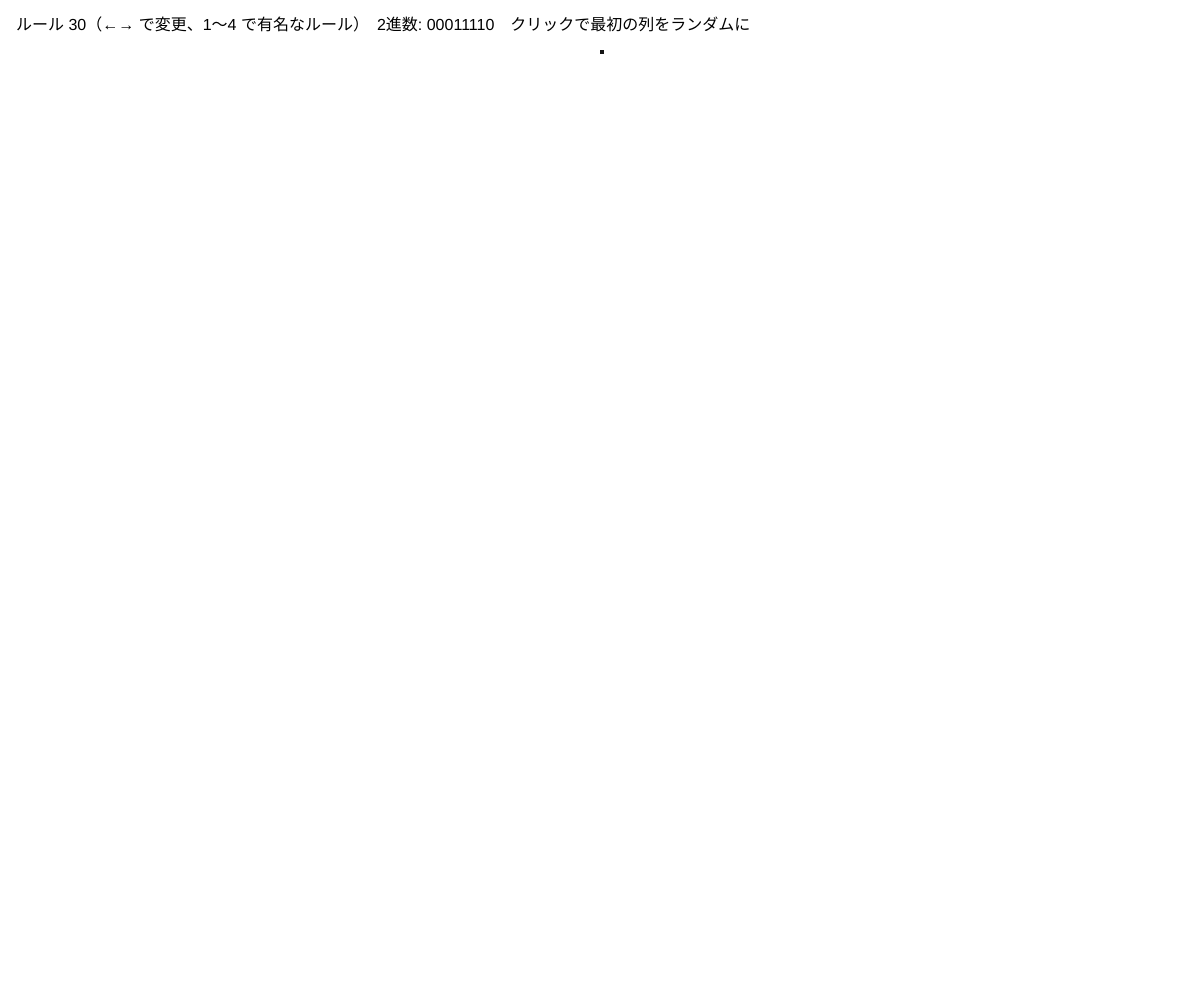
Frame 1 (no input)
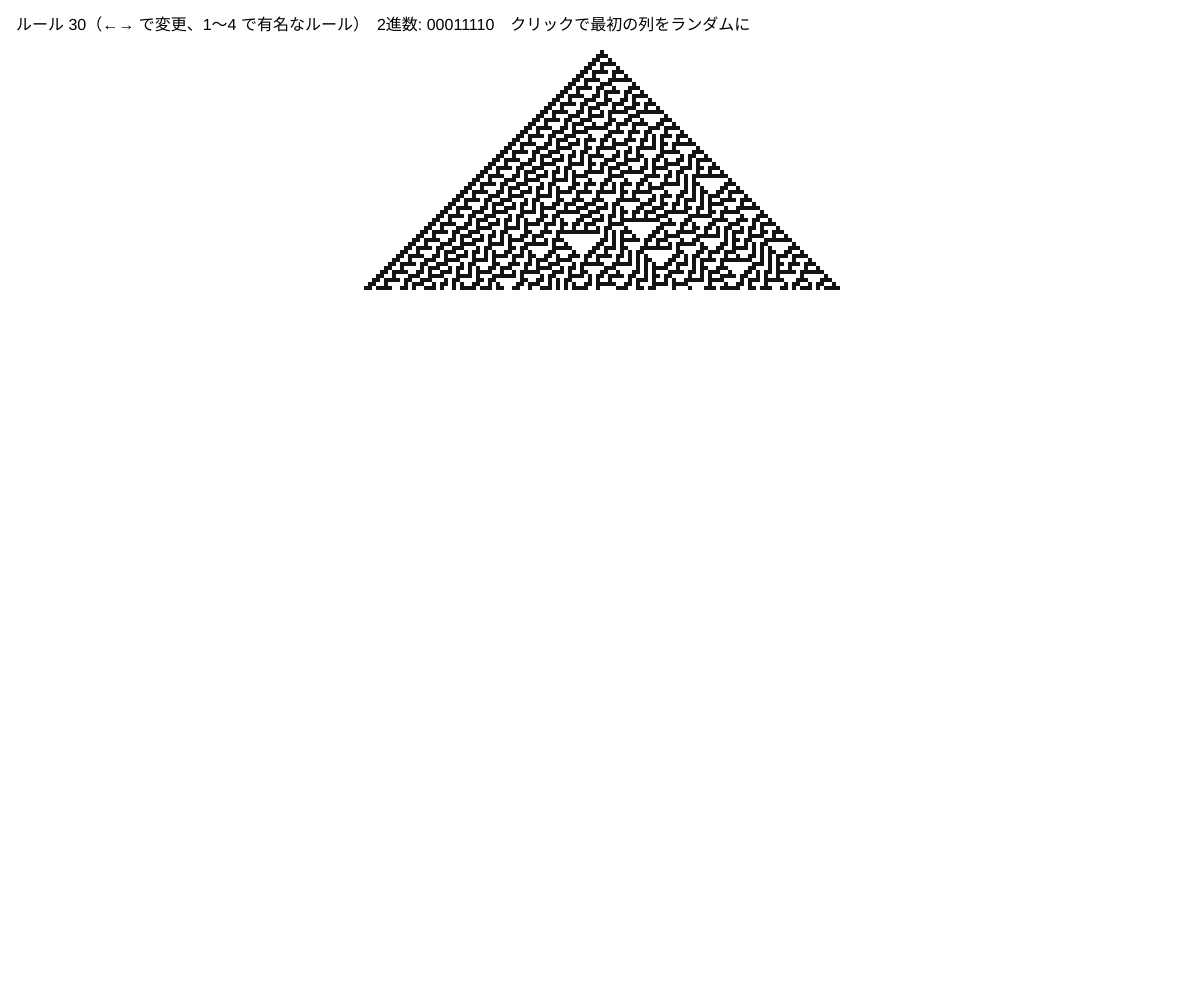
Frame 60 (no input)
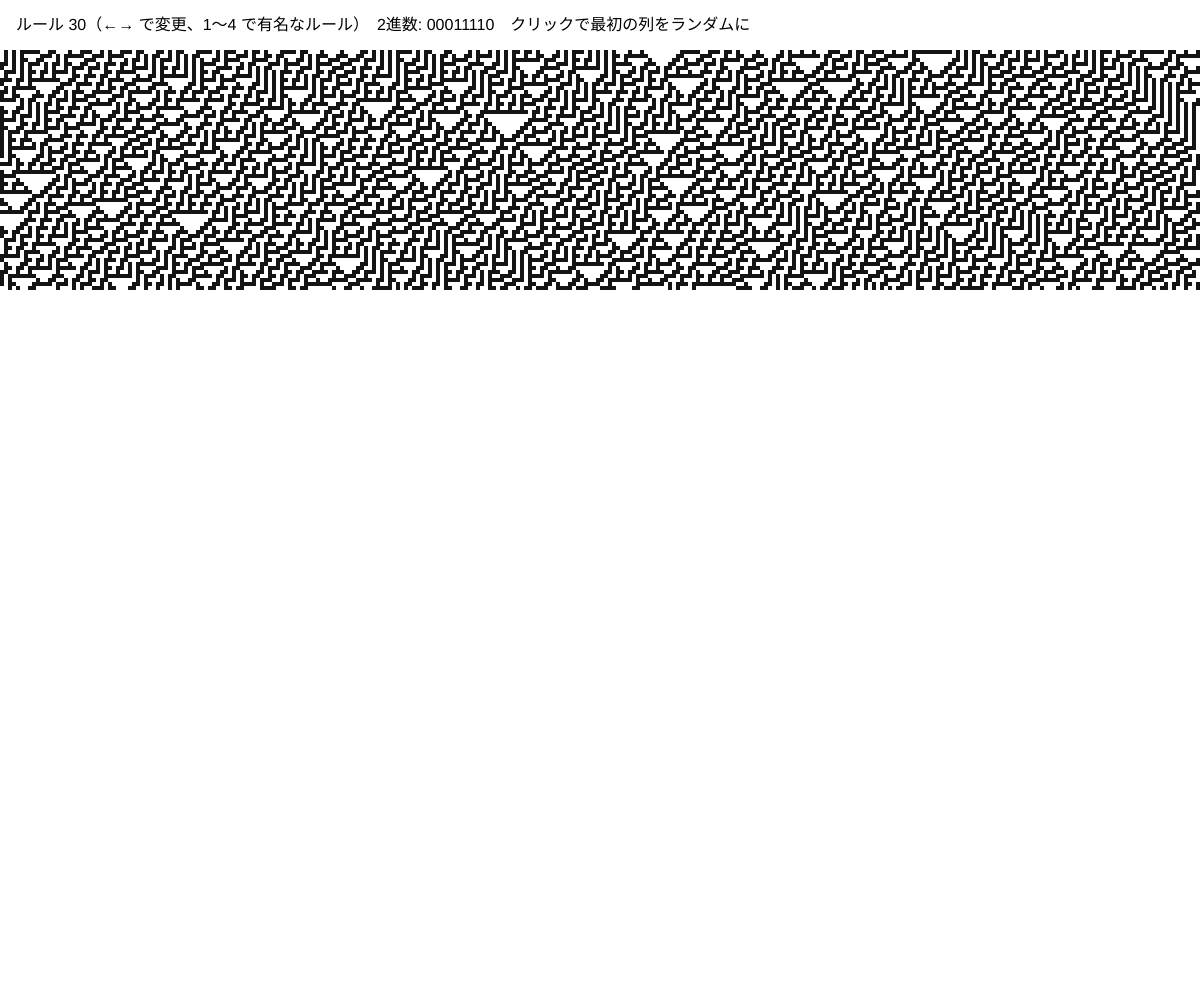
Frame 120 (the mouse pressed at the canvas centre since frame 60)

The p5.js sketch that drew these frames (run headless with seeded random() and noise() and a simulated clock; from frame 60 on, the mouse is pressed at the canvas centre):

// p5.js sketch
// ── sketch.js
// ============================================
// 01 1次元セル・オートマトン
// 1列のマス（セル）が「自分と両どなり」だけを見て、次の世代の色を決める
// 8通りのルールを 0/1 で書くと「ルール番号」になる（0〜255）
// ←→ でルール変更 / 数字キー 1〜4 で有名なルール / クリックで最初の1列をランダムに
// ============================================

let rule = 30; // ルール番号（有名：30 = カオス、90 = フラクタル、110 = 複雑、184 = 交通）
let cells = []; // 今の世代（0 か 1）
let cellSize = 4;
let row = 0; // いま描いている行
let randomStart = false;

function setup() {
  createCanvas(windowWidth, windowHeight);
  reset();
}

function reset() {
  background(255);
  row = 0;
  cells = new Array(floor(width / cellSize)).fill(0);
  if (randomStart) {
    for (let i = 0; i < cells.length; i++) cells[i] = random() < 0.5 ? 1 : 0;
  } else {
    cells[floor(cells.length / 2)] = 1; // 真ん中に1つだけ
  }
}

function draw() {
  // 今の世代を1行描く
  for (let i = 0; i < cells.length; i++) {
    if (cells[i] === 1) {
      noStroke();
      fill(20);
      rect(i * cellSize, 50 + row * cellSize, cellSize, cellSize);
    }
  }

  // 次の世代を計算する
  let next = new Array(cells.length).fill(0);
  for (let i = 0; i < cells.length; i++) {
    let left = cells[(i - 1 + cells.length) % cells.length]; // 端は反対側とつなぐ
    let me = cells[i];
    let right = cells[(i + 1) % cells.length];
    next[i] = applyRule(left, me, right);
  }
  cells = next;

  row++;
  if (50 + row * cellSize > height) {
    noLoop(); // 画面の下まで来たら止まる（←→ やクリックで再開）
  }

  // 説明
  fill(255);
  noStroke();
  rect(0, 0, width, 46);
  fill(0);
  textSize(16);
  text('ルール ' + rule + '（←→ で変更、1〜4 で有名なルール）　2進数: ' + rule.toString(2).padStart(8, '0') + '　クリックで最初の列をランダムに', 16, 30);
}

// ルール：左・自分・右 の3つ（000〜111 = 0〜7）→ ルール番号のそのビットが 0 か 1 か
function applyRule(a, b, c) {
  let index = a * 4 + b * 2 + c; // 3つの 0/1 を 0〜7 の数にする
  return (rule >> index) & 1; // ルール番号の index 番目のビットを取り出す
}

function keyPressed() {
  if (keyCode === RIGHT_ARROW) rule = (rule + 1) % 256;
  if (keyCode === LEFT_ARROW) rule = (rule + 255) % 256;
  if (key === '1') rule = 30;
  if (key === '2') rule = 90;
  if (key === '3') rule = 110;
  if (key === '4') rule = 184;
  reset();
  loop();
}

function mousePressed() {
  randomStart = !randomStart;
  reset();
  loop();
}

// ---------- やってみよう ----------
// 1. ルール 90 → シェルピンスキーの三角形（シリーズ2！）が出てくる
// 2. ルール 30 の真ん中の列を上から読むと、ほぼランダム。実は乱数に使われたことがある
// 3. 256 個のルールを ←→ で全部見て、お気に入りを見つけよう
